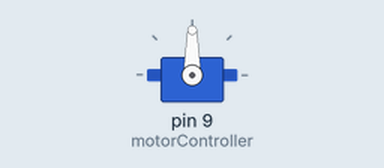
A sketch run on a simulated Arduino Uno, built with avr-gcc and run on an emulated ATmega328P. Shown: servo.

Above: at 0.05 s.
At 6.0 s:
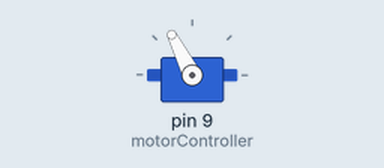
Timing chart, 0 to 7.8 s (numbered marks = the images above):
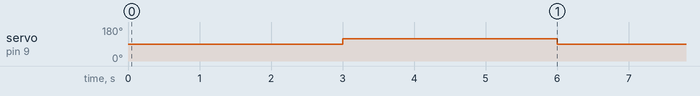

Measured:
- by itself, servo on pin 9 (motorController): alternates 117° for 3.0 s and 90° for 3.0 s

The sketch:

motor_test.ino
```cpp
#include <Servo.h>

Servo motorController;

void setup() {
  // Attach the Victor 888 signal on pin 9
  // Explicitly set pulse bounds to standard RC 1000us (full reverse) and 2000us (full forward)
  motorController.attach(9, 1000, 2000);
}

void loop() {
  motorController.writeMicroseconds(1500); // Neutral / Stop (1.5 ms)
  delay(3000);

  motorController.writeMicroseconds(1650); // Slow Forward
  delay(3000);


}
```
